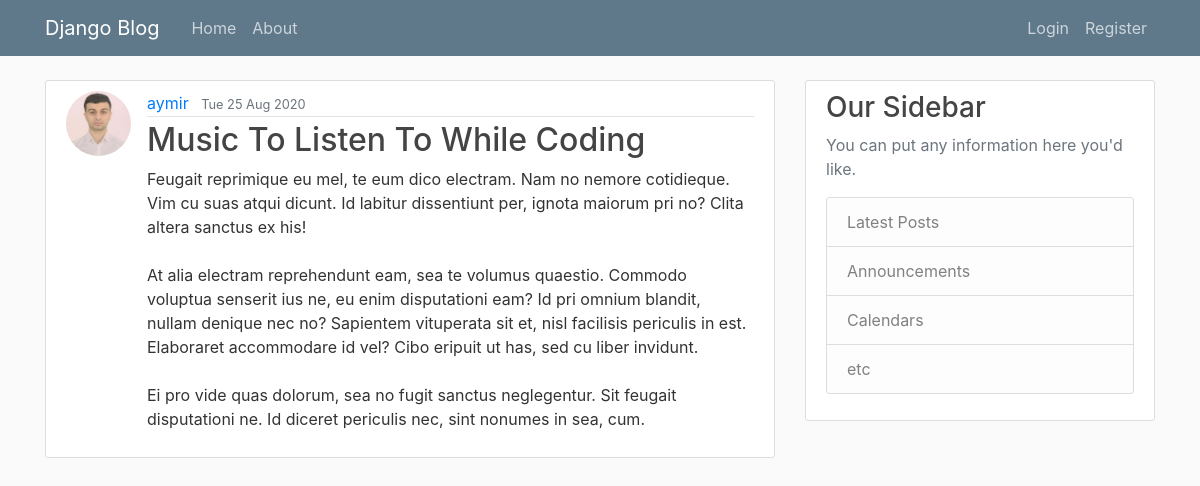
Page /post/25/ on the committed database.
### blogMain/models.py (models this page shows, shortened)
class Post(models.Model):
    title = models.CharField(max_length=100)
    content = models.TextField()
    date_posted = models.DateTimeField(default = timezone.now)
    author = models.ForeignKey(User,on_delete = models.CASCADE, related_name='user')

### users/models.py (models this page shows, shortened)
class Profile(models.Model):
    user = models.OneToOneField(User, on_delete=models.CASCADE)
    image = models.ImageField(default = 'default.jpg', upload_to = 'profile_pics')

### blogMain/views.py (the view)
# urls.py: path('post/<int:pk>/', PostDetailView.as_view(),name='post-detail'),
class PostDetailView(DetailView):
    model = Post

### blogMain/templates/blogMain/post_detail.html (shortened to what this page needs)
{% extends "blogMain/base.html" %}
{% block body %}
<article class="media content-section">
    <img src="{{object.author.profile.image.url}}" class="rounded-circle article-img">
    <div class="media-body">
      <div class="article-metadata">
        <a class="mr-2" href="{% url 'user-posts' object.author.username %}">{{ object.author }}</a>
        <small class="text-muted">{{ object.date_posted|date:"D d M Y" }}</small>
      </div>
      <h2 class="article-title">{{ object.title }}</h2>
      <p class="article-content">{{ object.content }}</p>
    </div>
  </article>
{% endblock %}

### blogMain/static/blogMain/main.css (style rules this page uses)
body { background: #fafafa; color: #333333; margin-top: 5rem; }
h1, h2, h3, h4, h5, h6 { color: #444444; }
.content-section { background: #ffffff; padding: 10px 20px; border: 1px solid #dddddd; border-radius: 3px; margin-bottom: 20px; }
.article-title { color: #444444; }
.article-content { white-space: pre-line; }
.article-img { height: 65px; width: 65px; margin-right: 16px; }
.article-metadata { padding-bottom: 1px; margin-bottom: 4px; border-bottom: 1px solid #e3e3e3 }

### rows in the picture
Post: author.profile.image (picture), author "aymir", date_posted "Tue 25 Aug 2020", title "Music To Listen To While Coding", content "Feugait reprimique eu mel, te eum dico electram. Nam no nemore cotidieque. Vim cu suas atqui dicunt. Id labitur dissentiunt per, ignota maiorum pri no? Clita altera sanctus ex his! At alia electram reprehendunt eam, sea te volumus quaestio. Commodo voluptua senserit ius ne, eu enim disputationi eam? Id pri omnium blandit, nullam denique nec no? Sapientem vituperata sit et, nisl facilisis periculis in est. Elaboraret accommodare id vel? Cibo eripuit ut has, sed cu liber invidunt. Ei pro vide quas dolorum, sea no fugit sanctus neglegentur. Sit feugait disputationi ne. Id diceret periculis nec, sint nonumes in sea, cum."
